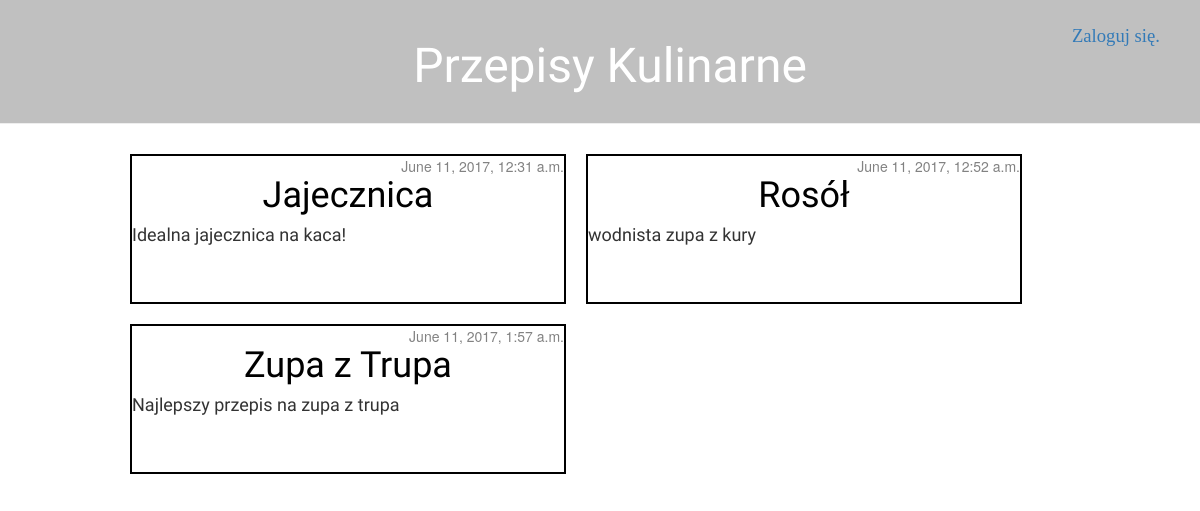
The app's page /, older data.
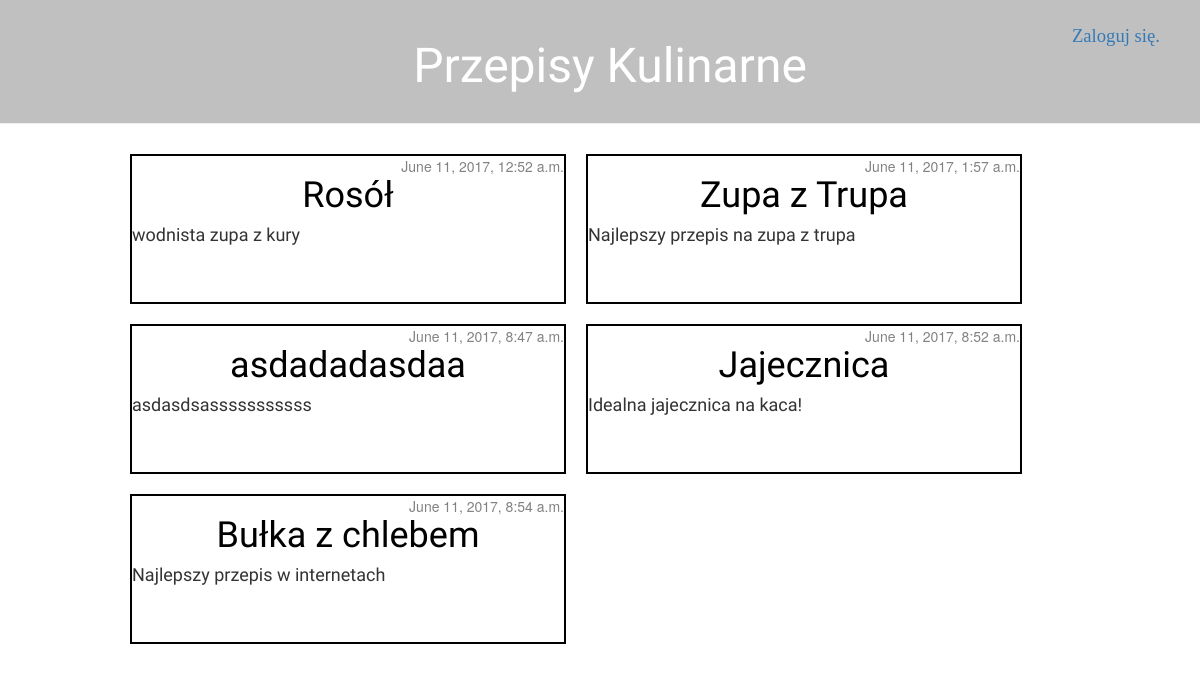
The same page, newer data.
### homework/models.py (models this page shows, shortened)
class Post(models.Model):
    author = models.ForeignKey('auth.User')
    title = models.CharField(max_length=100)
    desc = models.TextField(max_length=200)
    text = models.TextField()
    published_date = models.DateTimeField(
            default=timezone.now)

### homework/views.py (the view)
# urls.py: url(r'^$', views.post_list, name='post_list'),
def post_list(request):
    posts = Post.objects.filter(published_date__lte=timezone.now()).order_by('published_date')
    return render(request, 'homework/post_list.html', {'posts': posts})

### homework/templates/homework/post_list.html
{% extends 'homework/base.html' %}
{% block content %}
    {% for post in posts %}
        <div class="post">
            <div class="date">
                {{ post.published_date }}
            </div>
        <h1><center><a href="{% url 'post_detail' pk=post.pk %}">{{ post.title }}</a></center></h1>
            <div class="post.desc">
                <h4>{{ post.desc|linebreaksbr }}</h4>
            </div>
        </div>
    {% endfor %}
{% endblock content %}

### homework/templates/homework/base.html (shortened to what this page needs)
{% load staticfiles %}
<html>
    <head>
        <link rel="stylesheet" href="//maxcdn.bootstrapcdn.com/bootstrap/3.2.0/css/bootstrap.min.css">
        <link rel="stylesheet" href="//maxcdn.bootstrapcdn.com/bootstrap/3.2.0/css/bootstrap-theme.min.css">
        <link rel="stylesheet" href="{% static 'css/blog.css' %}">
    </head>
<body>
    <div class="page-header">
        <h1><a href="/">Przepisy Kulinarne</a></h1>
        {% if user.is_authenticated %}
        <div class="top-right-menu">
             Witaj <a href='/admin'> {{user}} ! </a></div>
            <h3><a href="{% url 'post_new' %}" class="top-menu"><span class="glyphicon glyphicon-plus"> Dodaj przepis</span></a> </h3>
        {% else %}
        <div class="top-right-menu">
            <a href="/admin"> Zaloguj się. </a>
        </div>
        {% endif %}
    </div>
    <div class="content container">
        <div class="row">
                {% block content %}
                {% endblock %}
            </div>
        </div>
</body>
</html>

### static/css/blog.css (style rules this page uses)
.page-header { background-color: #C0C0C0; margin-top: 0; text-align: center; padding: 20px 20px 20px 40px; }
.page-header h1, .page-header h1 a, .page-header h1 a:visited, .page-header h1 a:active { color: #ffffff; font-size: 36pt; text-decoration: none; }
.content { margin: 0 auto; width: 960px; overflow: hidden; }
h1, h2, h3, h4 { font-family: 'Lobster', cursive; }
.date { float: right; color: #828282; }
.post { float: left; margin: 10px; width: 436px; height: 150px; border: 2px solid black; }
.post h1 a, .post h1 a:visited { color: #000000; }
.top-right-menu { color: #ffffff; float: right; font-size: 14pt; margin-right: 20px; margin-top: -80px; font-family: cursive; }

Row changes from the older to the newer data that the page shows:
added Post: published_date "June 11, 2017, 8:47 a.m.", title "asdadadasdaa", desc "asdasdsasssssssssss"
changed Post "Jajecznica": published_date "June 11, 2017, 12:31 a.m." → "June 11, 2017, 8:52 a.m."; moves down the list
added Post: published_date "June 11, 2017, 8:54 a.m.", title "Bułka z chlebem", desc "Najlepszy przepis w internetach"
